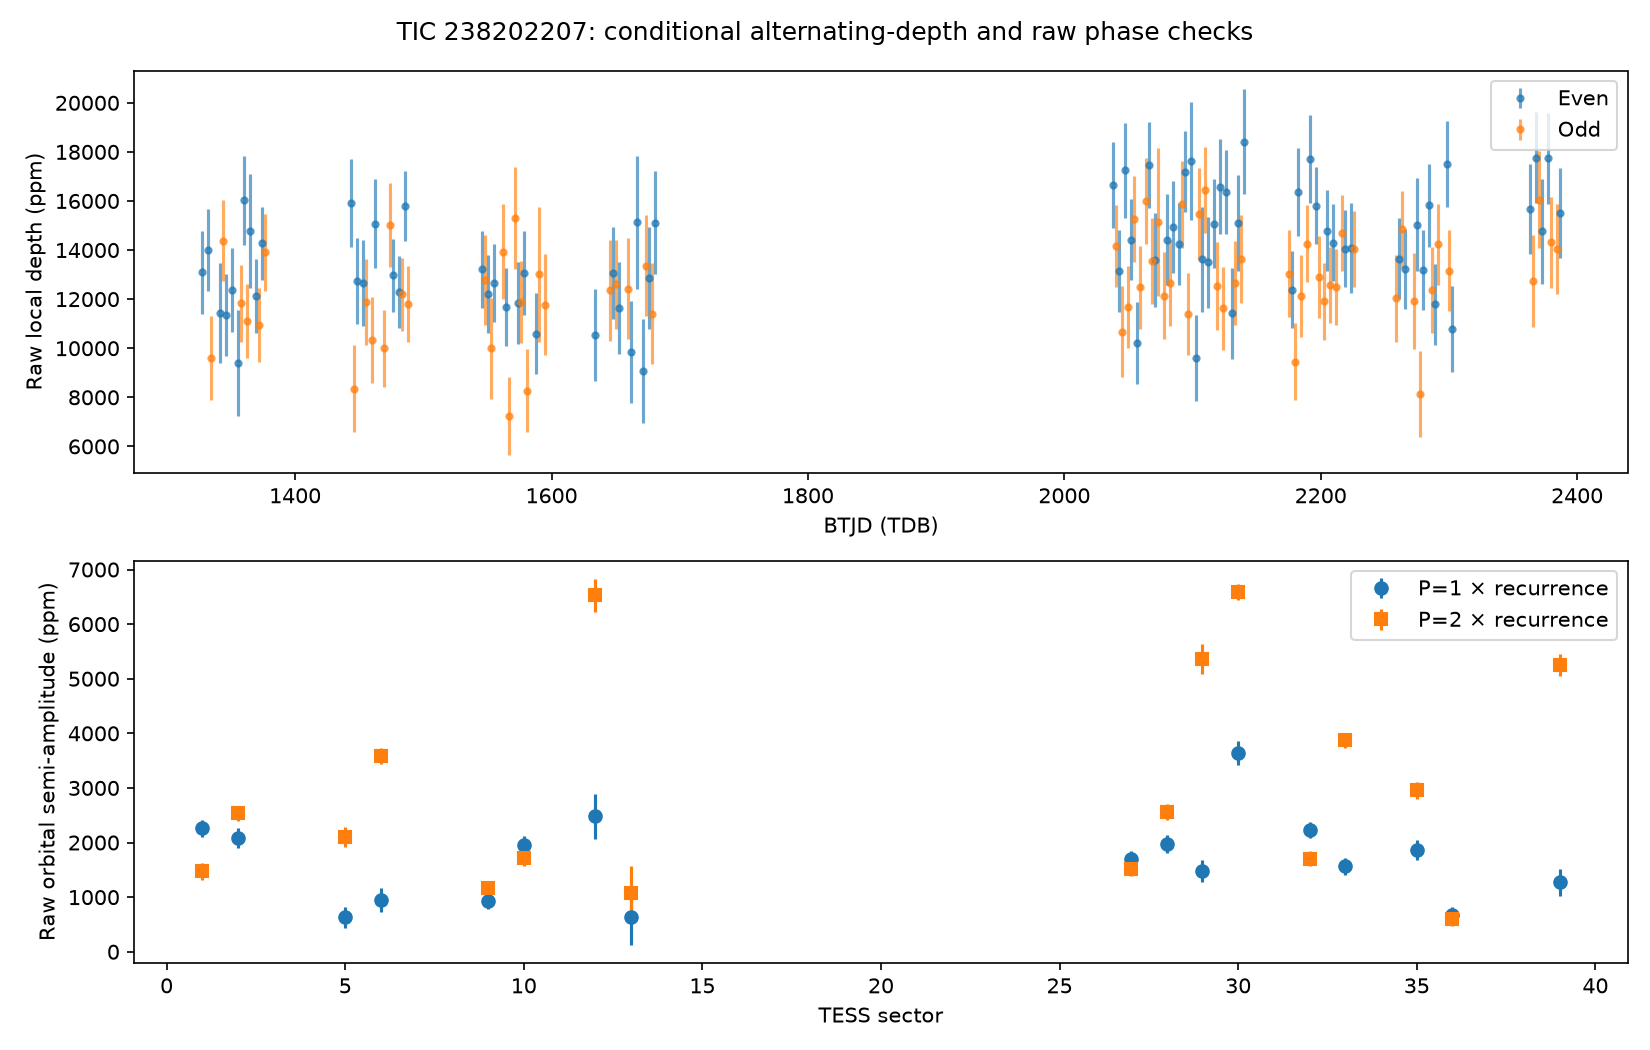

Write Python code to recreate this figure.
"""Supplemental fixed-ephemeris parity/phase diagnostics; frozen v3 unchanged.

Run: python candidates/broad_s1/tic238202207_multisector/parity_phase_qa.py
The input source hashes are verified before analysis, and the numeric v3 report
and arrays remain read-only. Alternating depth is fit after sector-dependent
depths; a double-period half eclipse alone is not evidence against a planet.
"""
from pathlib import Path
import hashlib
from datetime import datetime, timezone
import json
import sys
import numpy as np
import matplotlib
matplotlib.use('Agg')
import matplotlib.pyplot as plt
from scipy.stats import binomtest

ROOT = Path(__file__).resolve().parents[3]
sys.path.insert(0, str(ROOT / 'src'))
import broad_vet as bv

HERE = Path(__file__).resolve().parent


def alternating_depth(events):
    sectors = sorted({v['sector'] for v in events})
    sector = np.array([v['sector'] for v in events])
    parity = np.array([1 if v['cycle'] % 2 == 0 else -1 for v in events])
    depth = np.array([v['depth'] for v in events])
    error = np.array([v['depth_err'] for v in events])
    # Separate sector offsets absorb dilution/camera-dependent mean depths.
    design = np.column_stack([sector == s for s in sectors] + [parity])
    a, y = design / error[:, None], depth / error
    beta = np.linalg.lstsq(a, y, rcond=None)[0]
    residual = y - a @ beta
    inverse = np.linalg.pinv(a.T @ a)
    chi2 = float(np.sum(residual ** 2))
    covariance = inverse * max(1., chi2 / max(1, len(y) - len(beta)))
    # Sector-cluster sandwich covariance allows within-sector event dependence.
    meat = np.zeros_like(inverse)
    for s in sectors:
        use = sector == s
        score = a[use].T @ residual[use]
        meat += np.outer(score, score)
    correction = len(sectors) / max(1, len(sectors) - 1) * (len(y) - 1) / max(1, len(y) - len(beta))
    cluster = inverse @ meat @ inverse * correction
    err = 2 * np.sqrt(max(covariance[-1, -1], cluster[-1, -1]))
    difference = 2 * float(beta[-1])
    return dict(n_events=len(events), n_sectors=len(sectors),
                even_minus_odd_depth=difference, difference_error=err,
                difference_conditional_snr=abs(difference) / err,
                sector_mean_depths=dict(zip(map(str, sectors), map(float, beta[:-1]))),
                coefficient_order=[f'sector_{s}_mean' for s in sectors] + ['parity_signed_half_difference'],
                coefficients=beta.tolist(), covariance=covariance.tolist(),
                sector_cluster_covariance=cluster.tolist(), chi2=chi2,
                dof=len(y) - len(beta),
                note='Fixed timing ephemeris and eclipse width; per-event local-quadratic depths. Error is the larger of inflated diagonal and sector-cluster estimates. Conditional, not survey false-alarm probability.')


def main():
    report_path = HERE / 'multisector.json'
    report = json.loads(report_path.read_text())
    bv_sha = bv.method_identity()['source_sha256']
    assert bv_sha == report['vetting_method']['source_sha256']
    ephemeris = report['event_timing_fit']['fitted_ephemeris']
    p, epoch = ephemeris['period'], ephemeris['epoch_btjd']
    width = report['joint_ephemeris']['duration_days']
    columns = ['KSPSAP_FLUX', 'SAP_FLUX', 'KSPSAP_FLUX_SML', 'KSPSAP_FLUX_LAG']
    all_events = {col: [] for col in columns}
    integrated_events = {col: [] for col in columns}
    harmonics = []
    shape = report['approximate_pooled_shape']
    for row in report['sources']:
        arrays, checks = bv.read_source(row)
        good = arrays['QUALITY'] == 0
        t, e = arrays['TIME'][good], arrays['KSPSAP_FLUX_ERR'][good]
        for col in columns:
            stats, local = bv.local_quadratic(t, arrays[col][good], e, p, epoch, width)
            all_events[col].extend(dict(sector=row['sector'], **v) for v in stats['events'])
            if local is not None:
                exposure = float(np.median(np.diff(t[np.isfinite(t)])))
                for cycle in np.unique(local['cycle']):
                    use = local['cycle'] == cycle
                    x = local['t'][use] - epoch - cycle * p
                    template = bv.integrated_trapezoid(x, shape['duration_days'],
                                                       shape['duration_days'] * shape['ingress_fraction'], exposure)
                    design = np.column_stack([np.ones(len(x)), -template])
                    a, y = design / local['e'][use, None], local['f'][use] / local['e'][use]
                    beta = np.linalg.lstsq(a, y, rcond=None)[0]
                    chi2 = float(np.sum((y - a @ beta) ** 2))
                    covariance = np.linalg.pinv(a.T @ a) * max(1., chi2 / max(1, len(x) - 2))
                    integrated_events[col].append(dict(sector=row['sector'], cycle=int(cycle),
                                                        time=float(epoch + cycle * p),
                                                        depth=float(beta[1]), depth_err=float(np.sqrt(covariance[1, 1]))))
        for factor in [1, 2]:
            test = bv.variability_diagnostics(t, arrays['SAP_FLUX'][good], e,
                                             factor * p, epoch, width)
            harmonics.append(dict(sector=row['sector'], period_factor=factor, **test))
    parity = {col: alternating_depth(events) for col, events in all_events.items()}
    integrated_parity = {col: alternating_depth(events) for col, events in integrated_events.items()}
    raw_events = integrated_events['SAP_FLUX']
    sector_parity = {str(s): alternating_depth([v for v in raw_events if v['sector'] == s])
                     for s in sorted({v['sector'] for v in raw_events})}
    splits = {name: alternating_depth([v for v in raw_events if select(v['sector'])])
              for name, select in [('early_30min', lambda s: s < 27), ('later_10min', lambda s: s >= 27)]}
    leave_one_out = {str(s): alternating_depth([v for v in raw_events if v['sector'] != s])
                     for s in sorted({v['sector'] for v in raw_events})}
    positive = sum(v['even_minus_odd_depth'] > 0 for v in sector_parity.values())
    sign_pvalue = float(binomtest(positive, len(sector_parity), .5).pvalue)
    timing_events = [dict(sector=v['sector'], cycle=v['cycle'],
                          depth=v['time_btjd'] - epoch - v['cycle'] * p,
                          depth_err=v['time_error_days'])
                     for v in report['event_timing_fit']['events']]
    timing_parity = alternating_depth(timing_events)
    result = dict(tic=report['tic'], checked_utc=datetime.now(timezone.utc).isoformat(),
                  ephemeris=dict(period_days=p, epoch_btjd=epoch),
                  parity_tests=parity, event_depths=all_events,
                  integrated_template_parity_tests=integrated_parity,
                  integrated_template_event_depths=integrated_events,
                  raw_integrated_per_sector_parity=sector_parity,
                  raw_integrated_cadence_epoch_splits=splits,
                  raw_integrated_leave_one_sector_out=leave_one_out,
                  sector_sign_check=dict(n_positive=positive, n_sectors=len(sector_parity),
                                         binomial_two_sided_pvalue=sign_pvalue,
                                         note='Exploratory fixed-hypothesis sign test assumes independent sector signs; search selection and shared calibration can violate this assumption.'),
                  conditional_timing_parity_days=timing_parity,
                  raw_sector_orbital_harmonics=harmonics,
                  source_report_sha256=hashlib.sha256(report_path.read_bytes()).hexdigest(),
                  frozen_v3_sha256=bv_sha,
                  helper_sha256=hashlib.sha256(Path(__file__).read_bytes()).hexdigest(),
                  interpretation='Absence of alternating depth does not exclude equal-depth grazing eclipsing binaries. Folding at twice the recurrence period creates two eclipses for a true-period planet as well. Harmonics are diagnostic nuisance tests, not binary classifications.',
                  limitations=['Local-width average depths depend on exposure sampling and timing; they are not fitted physical radii.',
                               'The ephemeris and width were estimated from these data; conditional errors are not independent validation.',
                               'Within-sector correlations are only partially handled by sector-cluster covariance; catalog/source ambiguity remains.'])
    bv.atomic_json(HERE / 'parity_phase_qa.json', result)
    fig, axes = plt.subplots(2, 1, figsize=(11, 7))
    for color, even in [('tab:blue', True), ('tab:orange', False)]:
        events = all_events['SAP_FLUX']
        use = [v for v in events if (v['cycle'] % 2 == 0) == even]
        axes[0].errorbar([v['time'] for v in use], [v['depth'] * 1e6 for v in use],
                         [v['depth_err'] * 1e6 for v in use], fmt='.', color=color,
                         alpha=.65, label='Even' if even else 'Odd')
    axes[0].legend(); axes[0].set_ylabel('Raw local depth (ppm)')
    axes[0].set_xlabel('BTJD (TDB)')
    for factor, marker in [(1, 'o'), (2, 's')]:
        vals = [r for r in harmonics if r['period_factor'] == factor and r['status'] == 'measured']
        axes[1].errorbar([r['sector'] for r in vals], [r['orbital_semiamplitude'] * 1e6 for r in vals],
                         [r['orbital_semiamplitude_err'] * 1e6 for r in vals],
                         fmt=marker, label=f'P={factor} × recurrence')
    axes[1].set_ylabel('Raw orbital semi-amplitude (ppm)')
    axes[1].set_xlabel('TESS sector'); axes[1].legend()
    fig.suptitle('TIC 238202207: conditional alternating-depth and raw phase checks')
    fig.tight_layout(); fig.savefig(HERE / 'parity_phase_qa.png', dpi=150)
    for col, stats in parity.items():
        print(col, stats['n_events'], stats['even_minus_odd_depth'], stats['difference_error'], stats['difference_conditional_snr'])
    for col, stats in integrated_parity.items():
        print('Integrated', col, stats['n_events'], stats['even_minus_odd_depth'], stats['difference_error'], stats['difference_conditional_snr'])


if __name__ == '__main__':
    main()
